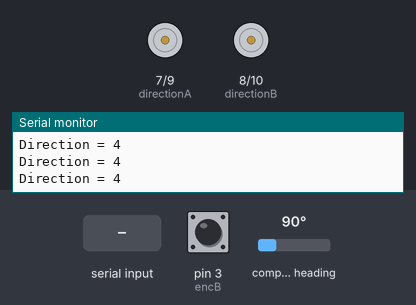
A sketch run on a simulated Arduino Mega 2560, built with avr-gcc and run on an emulated ATmega2560. On the bench: direction and speed pins drawn as motors (green arrow = direction pin HIGH = forward, orange = LOW = backward, longer = more drive), the last lines printed to the serial monitor. Wiring (inferred from the names in the program): CMPS compass at I2C address 0x60. Inputs (shaded band) come from the test bench; at power-on: pin 3 (encB) HIGH, compass heading 90°.

Above: at 1.2 s.
1.3 s: "Move:1\n" received over Serial
At 2.1 s:
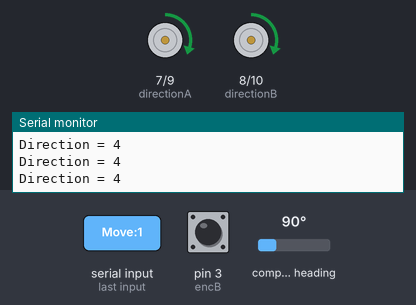
2.8 s: "Turn:1\n" received over Serial
At 3.7 s:
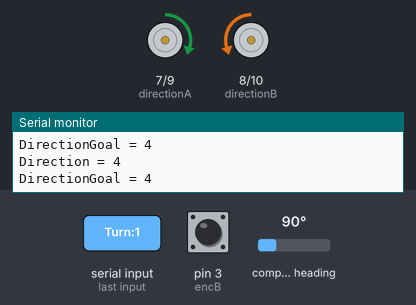
Timing chart, 0 to 5.8 s (numbered marks = the images above; inputs shaded):
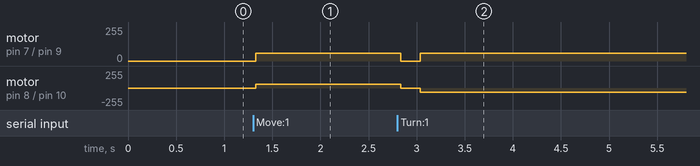

Measured:
- after the input at 1.3 s, motor on pin 7 (directionA) / pin 9 (speedA), motor on pin 8 (directionB) / pin 10 (speedB): stopped → forward 60/255 at once
- after the input at 2.8 s, motor on pin 7 (directionA) / pin 9 (speedA): forward 60/255 → stopped at once, → forward 60/255 0.20 s later; motor on pin 8 (directionB) / pin 10 (speedB): forward 60/255 → stopped at once, → backward 60/255 0.20 s later

The sketch:

ControlledCar.ino
```cpp
#include <Wire.h>
#include <math.h>
#include <string.h>
#define CMPS14_address 0x60
#define encA 23
#define encB 3

long ReadCompass ();
void GoStraight();
void HoldOn();
void TurnRight(long currentDirection, long number);
void valueChangedDown();
void valueChangedUp();

long offset;

volatile int valueA;
volatile int valueB;
int count = 0;
float distance;

int motorSpeedA = 0;
int motorSpeedB = 0;

void setup() {
  pinMode(9, OUTPUT);   //speedA
  pinMode(7, OUTPUT);   //directionA
  pinMode(10, OUTPUT);  //speedB
  pinMode(8, OUTPUT);   //directionB

  Wire.begin();

  offset = ReadCompass();
  Serial.begin(9600);
  Serial.print("Offset = ");
  Serial.println((long)offset);

  pinMode (encA, INPUT);   //second encoder value for direction
  pinMode (encB, INPUT);   //getting input values from the encoder

  attachInterrupt(1, valueChangedDown, FALLING);
  attachInterrupt(1, valueChangedUp, RISING);
}

void loop() {

  distance = count *0.05;
  long currentDirection = ReadCompass();
  currentDirection -= offset;
  currentDirection += 4;      // to make sure we don't get 359, 358 ...

  if (currentDirection < 0)
  {
    currentDirection += 360;
  }

  Serial.print("Direction = ");
  Serial.println(currentDirection);

  String input;

  if (Serial.available() )
  {
    input = Serial.readStringUntil('\n');

    Serial.println(input);

    int position1 = input.indexOf(':');
    Serial.print("Position: ");
    Serial.println(position1);

    String command = input.substring(0, position1);
    String value = input.substring(position1);

    long number = value.toInt();

    Serial.println(number);

    if (command == "Move")
    {
      if ( distance <= number)
      {
        GoStraight();
      }
      else if (distance > number)
      {
        HoldOn();
        count = 0;
      }
    }
    else if (command == "Turn")
    {
      HoldOn();
      delay(200);
      TurnRight(currentDirection, number);
      count = 0;
    }
  }
}


//=======================================================================

long ReadCompass ()
{
  Wire.beginTransmission(CMPS14_address);

  Wire.write(1);

  Wire.endTransmission(false);

  Wire.requestFrom(CMPS14_address, 1, true);

  if ( Wire.available() >= 1 )
  {
  long raw = Wire.read();

  long compassValue = raw * 360;
  compassValue = compassValue/255;

  return compassValue;
  }
}

void GoStraight()
{
  motorSpeedA = 60;
  motorSpeedB = 60;

  digitalWrite(7, HIGH);
  digitalWrite(8, HIGH);

  analogWrite(9, motorSpeedA);
  analogWrite(10, motorSpeedB);
}

void HoldOn()
{
  motorSpeedA = 0;
  motorSpeedB = 0;

  digitalWrite(7, HIGH);
  digitalWrite(8, HIGH);

  analogWrite(9, motorSpeedA);
  analogWrite(10, motorSpeedB);
}

void TurnRight(long currentDirection, long number)
{
  long startDirection = currentDirection;
  long endDirection = startDirection - number;

  Serial.print("StartDirection = ");
  Serial.println(startDirection);

  Serial.print("Enddirection: ");
  Serial.println(endDirection);

  while(currentDirection > endDirection || currentDirection <= 10)  //small tolerance
  {
    motorSpeedA = 60;
    motorSpeedB = 60;

    digitalWrite(7, HIGH);
    digitalWrite(8, LOW);

    analogWrite(9, motorSpeedA);
    analogWrite(10, motorSpeedB);

     currentDirection = ReadCompass();
     currentDirection -= offset;
     currentDirection += 4;

     if (currentDirection < 0)
     {
       currentDirection += 360;
     }

     if (currentDirection == 0 && endDirection == 0)
     {
      break;
     }

     Serial.print("Direction = ");
     Serial.println(currentDirection);
     Serial.print("DirectionGoal = ");
     Serial.println(endDirection);
  }
}

void valueChangedUp()
{
  valueA = digitalRead(23);

  if (valueA == 0)
  {
      count--;
  }
  else
  {
    count++;
  }
}

void valueChangedDown()
{
  valueA = digitalRead(23);

   if (valueA == 1)
  {
      count--;
  }
  else
  {
    count++;
  }
}
```
